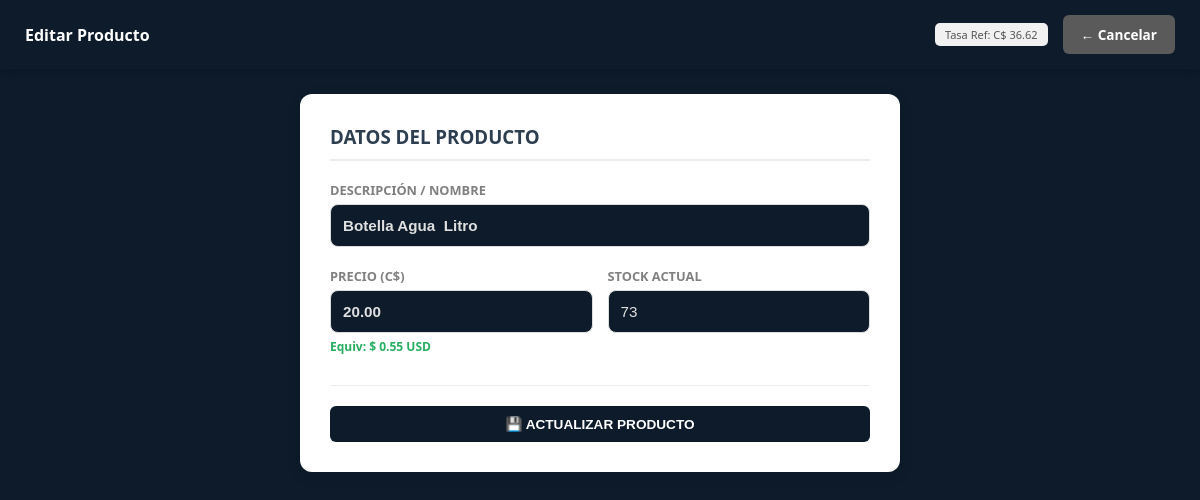
The page /views/admin/editar_producto.php?id=1 (signed in) on the database its author committed.
### tables this page shows
CREATE TABLE `configuracion` (
  `id` int(11) NOT NULL DEFAULT 1,
  `nombre_gym` varchar(100) DEFAULT 'GYM MA DB',
  `moneda_nombre` varchar(50) DEFAULT 'Córdoba Nicaragüense',
  `moneda_iso` varchar(3) DEFAULT 'NIO',
  `moneda_simbolo` varchar(5) DEFAULT 'C$',
  `tipo_cambio_bcn` decimal(10,4) DEFAULT 36.6243,
  `ultima_actualizacion` timestamp NOT NULL DEFAULT current_timestamp() ON UPDATE current_timestamp(),
  `direccion_gym` text DEFAULT NULL,
  `telefono_gym` varchar(20) DEFAULT NULL,
  `logo_ruta` varchar(255) DEFAULT 'logo_default.png',
  `tema` varchar(20) DEFAULT 'default',
  PRIMARY KEY (`id`)
);

CREATE TABLE `inventario` (
  `id` int(11) NOT NULL AUTO_INCREMENT,
  `descripcion` varchar(150) NOT NULL,
  `precio` decimal(10,2) NOT NULL,
  `cantidad` int(11) NOT NULL DEFAULT 0,
  PRIMARY KEY (`id`)
);

### config/AppConfig.php (called while the page is built, shortened)
<?php
class AppConfig {
    private $conn;
    private $table_name = "configuracion";
    public function __construct($db) {
        $this->conn = $db;
    }
    private function asegurarColumnaTema() {
        try {
            $this->conn->exec("ALTER TABLE configuracion ADD COLUMN tema VARCHAR(20) DEFAULT 'default'");
        } catch (PDOException $e) {}
    }
    public function obtenerConfig() {
        $query = "SELECT * FROM " . $this->table_name . " WHERE id = 1 LIMIT 1";
        $stmt = $this->conn->prepare($query);
        $stmt->execute();
        $this->config_cache = $stmt->fetch(PDO::FETCH_ASSOC);
        return $this->config_cache;
    }
}

### views/admin/editar_producto.php (the view, shortened to what this page needs)
<?php
require_once "../../config/AppConfig.php";
$db = (new Database())->getConnection();
$configObj = new AppConfig($db);
$config = $configObj->obtenerConfig();
$simbolo = $config['moneda_simbolo'] ?? '<?php echo $simbolo; ?>';
$tasa = $config['tipo_cambio_bcn'] ?? 36.6243;
$tema = $_SESSION['tema'] ?? 'default';
$id = $_GET['id'] ?? 0;
$query = "SELECT * FROM inventario WHERE id = ? LIMIT 1";
$stmt = $db->prepare($query);
$stmt->execute([$id]);
$p = $stmt->fetch(PDO::FETCH_ASSOC);
?>
<!DOCTYPE html>
<html lang="es">
<head>
    <link rel="stylesheet" href="../../public/css/estilos.css">
</head>
<body class="<?php echo ($tema !== 'default') ? 'tema-' . $tema : ''; ?>">
    <header>
        <div class="logo"><h2><i class="fas fa-box-open"></i> Editar Producto</h2></div>
        <div style="display:flex; align-items:center; gap:15px;">
            <span class="tasa-info">Tasa Ref: <?php echo $simbolo; ?> <?php echo number_format($tasa, 2); ?></span>
            <a href="gestion_inventario.php" class="btn-volver gris">← Cancelar</a>
        </div>
    </header>
    <div class="dashboard-wrapper">
        <div style="background: white; padding: 30px; border-radius: 12px; max-width: 600px; margin: 0 auto; box-shadow: 0 4px 15px rgba(0,0,0,0.1);">
            <h3 style="margin-top:0; color:#2c3e50; border-bottom: 2px solid #eee; padding-bottom: 10px;">DATOS DEL PRODUCTO</h3>
            <form action="../../controllers/InventarioController.php" method="POST">
                <div style="display: flex; flex-direction: column; gap: 20px; margin-top: 20px;">
                    <div style="display:flex; flex-direction:column;">
                        <label style="font-size:0.8rem; color:gray; margin-bottom:5px;">DESCRIPCIÓN / NOMBRE</label>
                        <input type="text" name="descripcion" value="<?php echo $p['descripcion']; ?>" required
                               style="padding:12px; border:1px solid #ddd; border-radius:8px; font-weight:bold;">
                    </div>
                    <div style="display: grid; grid-template-columns: 1fr 1fr; gap: 15px;">
                        <div style="display:flex; flex-direction:column;">
                            <label style="font-size:0.8rem; color:gray; margin-bottom:5px;">PRECIO (<?php echo $simbolo; ?>)</label>
                            <input type="number" step="0.01" name="precio" id="precio_inv" value="<?php echo $p['precio']; ?>" required
                                   style="padding:12px; border:1px solid #ddd; border-radius:8px; font-weight:bold;">
                            <span id="ref_usd_inv" class="helper-text">Equiv: $ <?php echo number_format($p['precio'] / $tasa, 2); ?> USD</span>
                        </div>
                        <div style="display:flex; flex-direction:column;">
                            <label style="font-size:0.8rem; color:gray; margin-bottom:5px;">STOCK ACTUAL</label>
                            <input type="number" name="cantidad" value="<?php echo $p['cantidad']; ?>" required
                                   style="padding:12px; border:1px solid #ddd; border-radius:8px;">
                        </div>
                    </div>
                </div>
                <div style="text-align:right; margin-top:30px; border-top: 1px solid #eee; padding-top: 20px;">
                    <button type="submit" name="btn_actualizar_prod" class="btn-accion" style="border:none; cursor:pointer; width: 100%;">
                        💾 ACTUALIZAR PRODUCTO
                    </button>
                </div>
            </form>
        </div>
    </div>
</body>
</html>

### public/css/estilos.css (style rules this page uses)
:root { --primary: #27ae60; --secondary: #2c3e50; --danger: #e74c3c; --warning: #f39c12; --info: #3498db; --dark: #1a1a1a; --light: #f4f4f4; --bg-body: #f4f4f4; --bg-card: #ffffff; --text-main: #333333; --text-muted: #666666; --border-color: #dddddd; --header-bg: #2c3e50; --input-bg: #ffffff; --input-text: #333333; --input-border: #cccccc; --link-color: #2980b9; }
body.tema-darkblue { --primary: #3498db; --secondary: #0d1b2a; --danger: #e74c3c; --warning: #f39c12; --info: #5dade2; --dark: #f4f4f4; --light: #1b263b; --bg-body: #0d1b2a; --bg-card: #1b263b; --text-main: #e0e0e0; --text-muted: #94a3b8; --border-color: #334155; --header-bg: #0d1b2a; --input-bg: #0d1b2a; --input-text: #e0e0e0; --input-border: #334155; --link-color: #3498db; }
* { box-sizing: border-box; }
body { font-family: 'Segoe UI', Tahoma, Geneva, Verdana, sans-serif; background-color: var(--bg-body); color: var(--text-main); margin: 0; }
header { background: var(--header-bg); color: white; padding: 15px 25px; display: flex; justify-content: space-between; align-items: center; box-shadow: 0 2px 10px rgba(0,0,0,0.2); }
.dashboard-wrapper { padding: 25px; max-width: 1400px; margin: 0 auto; }
.btn-accion, .btn-menu { display: inline-block; padding: 10px 18px; background: var(--secondary); color: white !important; text-decoration: none; border-radius: 6px; font-weight: 600; font-size: 0.85rem; transition: all 0.2s ease; border: none; cursor: pointer; }
.btn-volver { display: inline-block; padding: 8px 15px; background: var(--header-bg); color: white; text-decoration: none; border-radius: 5px; font-size: 0.8rem; font-weight: 600; }
input, select, textarea { background: var(--input-bg); color: var(--input-text); border: 1px solid var(--input-border); padding: 12px; border-radius: 6px; font-size: 0.95rem; width: 100%; }
label { color: var(--text-muted); font-weight: 600; font-size: 0.8rem; margin-bottom: 6px; display: block; }
h1, h2, h3, h4, h5, h6 { color: var(--text-main); margin-top: 0; }
a { color: var(--link-color); text-decoration: none; }
.logo h2 { color: white; font-size: 1rem; margin: 0; }
body.tema-oscuro header h2, body.tema-darkblue header h2 { color: white; }
body.tema-oscuro .logo h2, body.tema-darkblue .logo h2 { color: white; }
.btn-volver { display: inline-block; padding: 10px 18px; background: var(--secondary); color: white !important; text-decoration: none; border-radius: 6px; font-weight: 600; font-size: 0.85rem; transition: all 0.2s ease; }
.btn-volver.gris { background: #7f8c8d; }
body.tema-oscuro .btn-volver.gris, body.tema-darkblue .btn-volver.gris { background: #5a5a5a; }

### views/admin/editar_producto.php (style rules this page uses)
.helper-text { font-size: 0.75rem; color: #27ae60; margin-top: 5px; font-weight: bold; display: block; }
.tasa-info { font-size: 11px; background: #f1f1f1; padding: 4px 10px; border-radius: 5px; color: #555; }

### rows shown on the page
configuracion: moneda_simbolo "C$", tipo_cambio_bcn "36.62"
inventario: descripcion "Botella Agua Litro", precio "20.00", $p['precio']/$tasa "0.55", cantidad "73"
